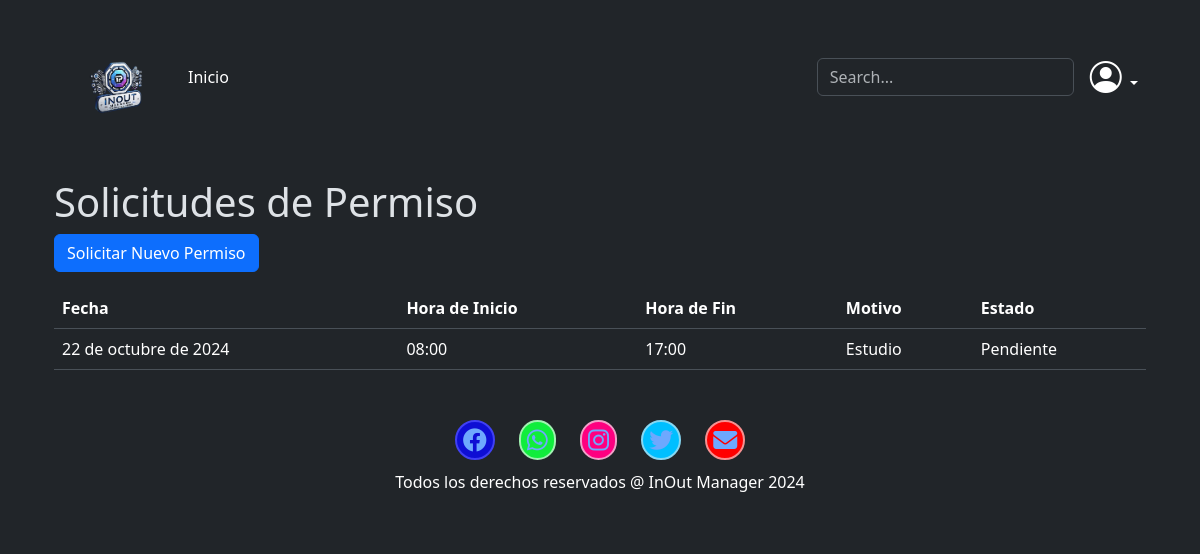
Screenshot of /comunidad/solicitud_permiso/ (signed in) with the database file from the repository.
### comunidad/models.py (models this page shows, shortened)
class SolicitudPermiso(models.Model):
    usuario = models.ForeignKey(User, on_delete=models.CASCADE, related_name='permisos')
    fecha = models.DateField(default=timezone.now)
    hora_inicio = models.TimeField()
    hora_fin = models.TimeField()
    motivo = models.TextField()
    documento_identidad = models.CharField(max_length=20, blank=True, verbose_name="Documento de identidad")
    ESTADO_CHOICES = [
        ('pendiente', 'Pendiente'),
        ('aprobado', 'Aprobado'),
        ('rechazado', 'Rechazado'),
    ]
    estado = models.CharField(max_length=10, choices=ESTADO_CHOICES, default='pendiente')

### comunidad/views.py (the view)
# urls.py: path("solicitud_permiso/", lista_solicitud_permiso, name='solicitud_permiso_list'),
@login_required
def lista_solicitud_permiso(request):
    solicitudes = SolicitudPermiso.objects.filter(usuario=request.user)
    return render(request, 'comunidad/horas/solicitud_permiso_list.html', {'solicitudes': solicitudes})

### base/context_processors.py (called while the page is built)
def sesion(request):
    usuario_actual= request.user
    image_user= r"/media/comunidad/default-user.jpeg"
    if request.user.is_authenticated:
        if Usuario.objects.filter(user_id=usuario_actual.id):
            image_user=Usuario.objects.get(user_id=usuario_actual.id).imagen.url
    context={
        'usuario_actual':usuario_actual,
        'image_user': image_user
    }
    return context

### base/templates/comunidad/horas/solicitud_permiso_list.html
{% extends 'partials/body.html' %}
{% load crispy_forms_tags %}
{% load bootstrap_icons %}
{% load static %}
{% block contenido %}
<div class="container mt-4">
    <h1>Solicitudes de Permiso</h1>
    <a href="{% url 'solicitud_permiso_create' %}" class="btn btn-primary mb-3">Solicitar Nuevo Permiso</a>
    <table class="table">
        <thead>
            <tr>
                <th>Fecha</th>
                <th>Hora de Inicio</th>
                <th>Hora de Fin</th>
                <th>Motivo</th>
                <th>Estado</th>
            </tr>
        </thead>
        <tbody>
            {% for solicitud in solicitudes %}
            <tr>
                <td>{{ solicitud.fecha }}</td>
                <td>{{ solicitud.hora_inicio }}</td>
                <td>{{ solicitud.hora_fin }}</td>
                <td>{{ solicitud.motivo }}</td>
                <td>{{ solicitud.get_estado_display }}</td>
            </tr>
            {% empty %}
            <tr>
                <td colspan="5">No hay solicitudes de permiso.</td>
            </tr>
            {% endfor %}
        </tbody>
    </table>
</div>
{% endblock %}

### rows the page displays
SolicitudPermiso: fecha "22 de octubre de 2024", hora_inicio "08:00", hora_fin "17:00", motivo "Estudio", estado "Pendiente"
